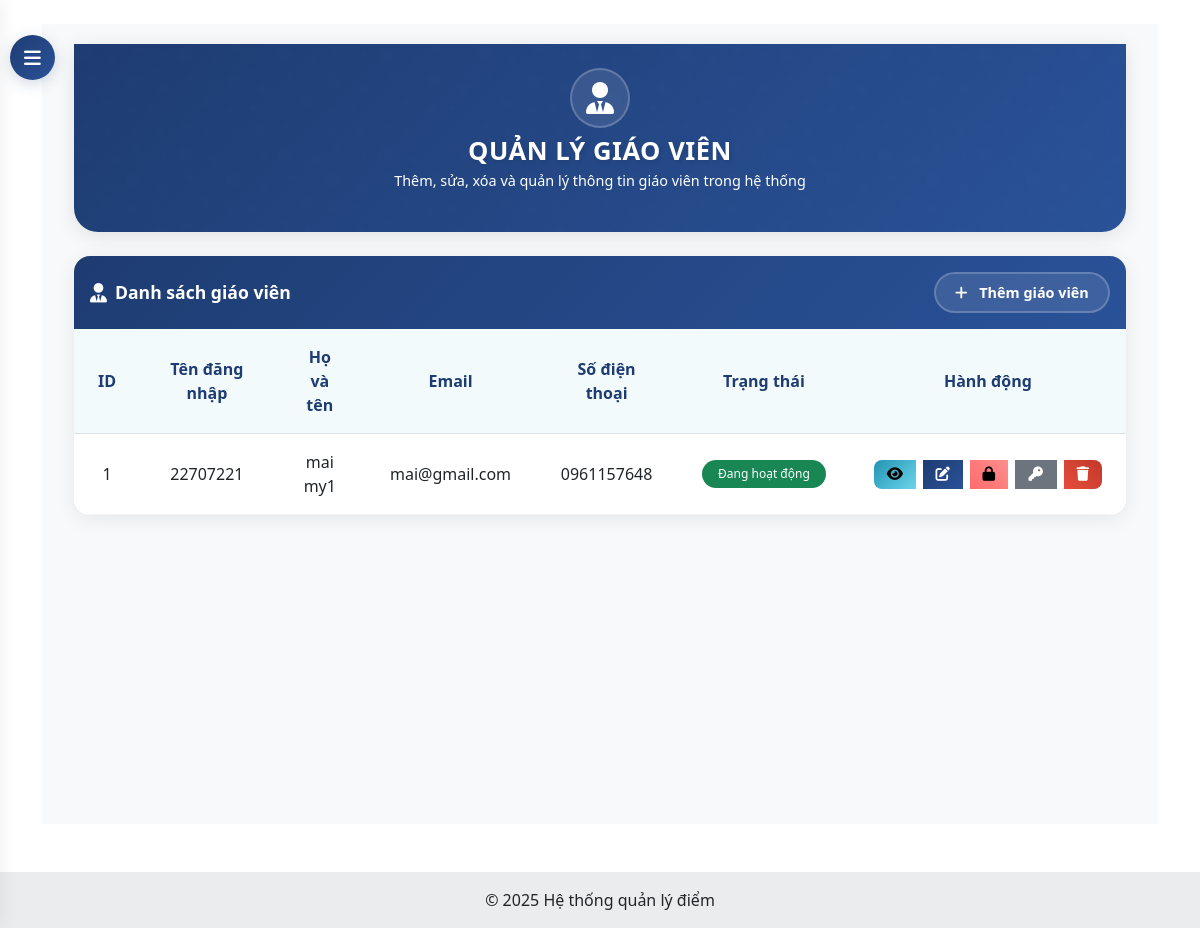
/dashboard/teachers/ (signed in), run on an earlier commit of the app's database.
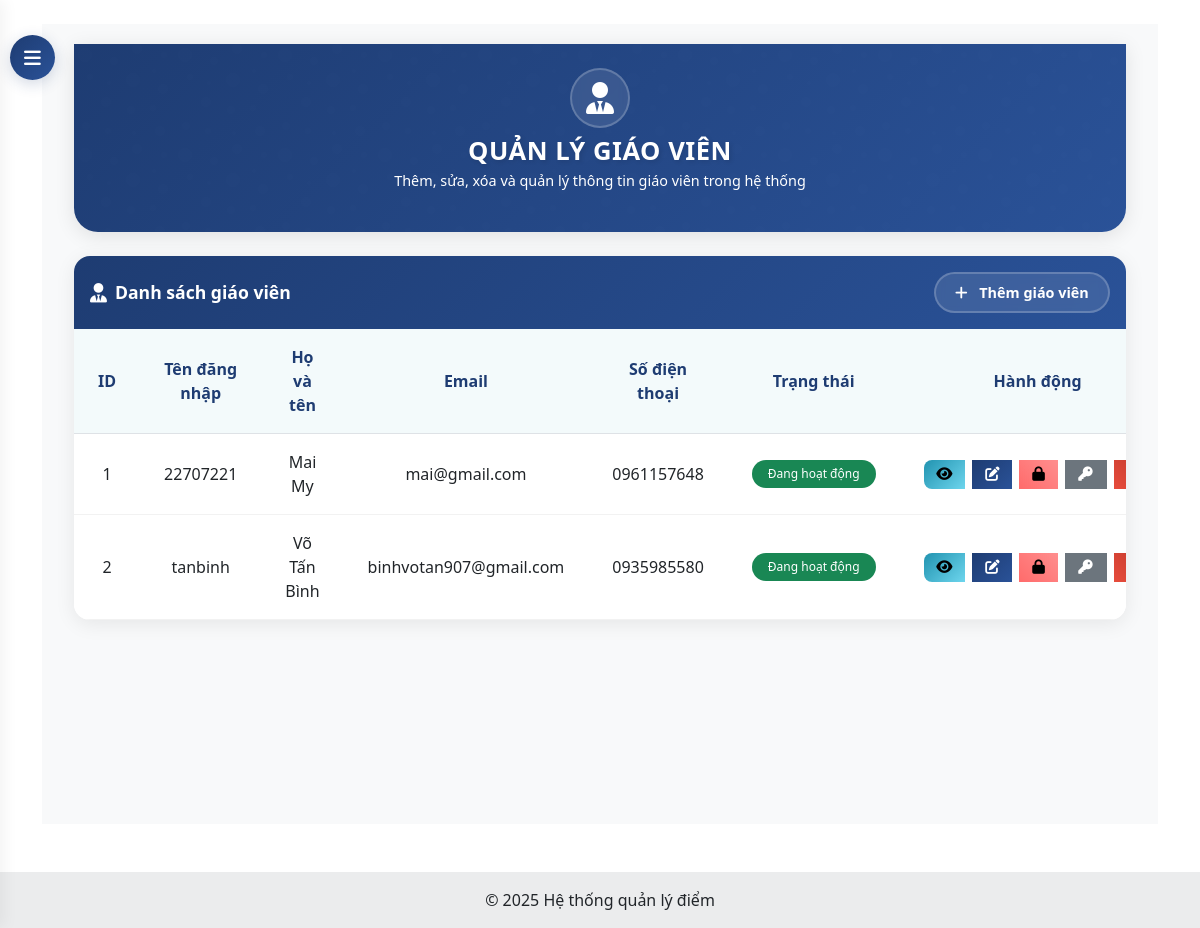
And on a later commit of the database.
### core/models.py (models this page shows, shortened)
class Teacher(models.Model):
    user = models.OneToOneField(User, on_delete=models.CASCADE)
    phone = models.CharField(max_length=15, blank=True, null=True)
    date_of_birth = models.DateField(blank=True, null=True)
    address = models.TextField(blank=True, null=True)
    is_active = models.BooleanField(default=True)

### core/views.py (the view)
# urls.py: path('dashboard/teachers/', views.teacher_list, name='teacher_list'),
@login_required
@user_passes_test(is_admin)
def teacher_list(request):
    teachers = Teacher.objects.all()
    return render(request, 'core/admin/teacher_list.html', {'teachers': teachers})

### core/views.py (called while the page is built)
def is_admin(user):
    return user.is_superuser

### templates/core/admin/teacher_list.html (shortened to what the changed rows need)
{% extends 'base.html' %}
{% block content %}
<div id="content">
    <div class="container-fluid">
        <div class="hero-section">
            <div class="container">
                <div class="row justify-content-center text-center">
                    <div class="col-md-8">
                        <h1 class="hero-title">QUẢN LÝ GIÁO VIÊN</h1>
                    </div>
                </div>
            </div>
        </div>
        <div class="teacher-card">
            <div class="card-body">
                {% if teachers %}
                <div class="table-responsive">
                    <table class="table">
                        <thead>
                            <tr>
                                <th>ID</th>
                                <th>Tên đăng nhập</th>
                                <th>Họ và tên</th>
                                <th>Email</th>
                                <th>Số điện thoại</th>
                                <th>Trạng thái</th>
                                <th>Hành động</th>
                            </tr>
                        </thead>
                        <tbody>
                            {% for teacher in teachers %}
                            <tr>
                                <td>{{ teacher.id }}</td>
                                <td>{{ teacher.user.username }}</td>
                                <td>{{ teacher.user.get_full_name }}</td>
                                <td>{{ teacher.user.email }}</td>
                                <td>{{ teacher.phone|default:"-" }}</td>
                                <td>
                                    {% if teacher.is_active %}
                                    <span class="badge bg-success">Đang hoạt động</span>
                                    {% else %}
                                    <span class="badge bg-danger">Bị khóa</span>
                                    {% endif %}
                                </td>
                                <td>
                                    <div class="btn-group">
                                        <a href="{% url 'teacher_detail' teacher.id %}" class="btn btn-info btn-sm" title="Xem chi tiết">
                                            <i class="fas fa-eye"></i>
                                        </a>
                                        <a href="{% url 'update_teacher' teacher.id %}" class="btn btn-primary btn-sm" title="Chỉnh sửa">
                                            <i class="fas fa-edit"></i>
                                        </a>
                                        <a href="{% url 'teacher_toggle_status' teacher.id %}" class="btn btn-warning btn-sm" title="{% if teacher.is_active %}Khóa tài khoản{% else %}Mở khóa tài khoản{% endif %}">
                                            {% if teacher.is_active %}
                                            <i class="fas fa-lock"></i>
                                            {% else %}
                                            <i class="fas fa-lock-open"></i>
                                            {% endif %}
                                        </a>
                                        <a href="{% url 'teacher_reset_password' teacher.id %}" class="btn btn-secondary btn-sm" title="Đặt lại mật khẩu">
                                            <i class="fas fa-key"></i>
                                        </a>
                                        <a href="{% url 'teacher_delete' teacher.id %}" class="btn btn-danger btn-sm" title="Xóa" onclick="return confirm('Bạn có chắc chắn muốn xóa giáo viên này không?');">
                                            <i class="fas fa-trash"></i>
                                        </a>
                                    </div>
                                </td>
                            </tr>
                            {% endfor %}
                        </tbody>
                    </table>
                </div>
                {% else %}
                <div class="alert alert-info text-center">
                    <i class="fas fa-info-circle me-2"></i> Chưa có giáo viên nào trong hệ thống.
                </div>
                {% endif %}
            </div>
        </div>
    </div>
</div>
{% endblock %}

What changed in the data, as far as the page shows it:
changed through a linked row, Teacher "mai@gmail.com": user.get_full_name "mai my1" → "Mai My"
added Teacher: id "2", user.username "tanbinh", user.get_full_name "Võ Tấn Bình", user.email "binhvotan907@gmail.com", phone "0935985580", is_active "Đang hoạt động"
